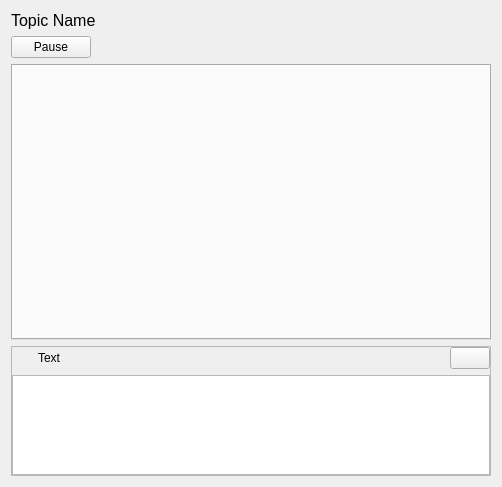
<?xml version="1.0" encoding="UTF-8"?>
<ui version="4.0">
 <class>VisualisationWidget</class>
 <widget class="QWidget" name="VisualisationWidget">
  <property name="geometry">
   <rect>
    <x>0</x>
    <y>0</y>
    <width>502</width>
    <height>487</height>
   </rect>
  </property>
  <property name="windowTitle">
   <string>GroupWidget</string>
  </property>
  <layout class="QVBoxLayout" name="verticalLayout">
   <item>
    <widget class="QLabel" name="topic_name_label">
     <property name="minimumSize">
      <size>
       <width>50</width>
       <height>0</height>
      </size>
     </property>
     <property name="font">
      <font>
       <pointsize>12</pointsize>
      </font>
     </property>
     <property name="text">
      <string>Topic Name</string>
     </property>
     <property name="scaledContents">
      <bool>false</bool>
     </property>
    </widget>
   </item>
   <item>
    <layout class="QHBoxLayout" name="button_layout">
     <item>
      <widget class="QPushButton" name="pause_button">
       <property name="minimumSize">
        <size>
         <width>10</width>
         <height>0</height>
        </size>
       </property>
       <property name="text">
        <string>Pause</string>
       </property>
       <property name="icon">
        <iconset resource="../../../../../iconset/ecalicons.qrc">
         <normaloff>:/ecalicons/PAUSE</normaloff>
         <normalon>:/ecalicons/START</normalon>:/ecalicons/PAUSE</iconset>
       </property>
       <property name="checkable">
        <bool>true</bool>
       </property>
      </widget>
     </item>
     <item>
      <spacer name="button_spacer">
       <property name="orientation">
        <enum>Qt::Horizontal</enum>
       </property>
       <property name="sizeHint" stdset="0">
        <size>
         <width>0</width>
         <height>0</height>
        </size>
       </property>
      </spacer>
     </item>
    </layout>
   </item>
   <item>
    <layout class="QHBoxLayout" name="content_layout">
     <item>
      <widget class="QTabWidget" name="tab_widget"/>
     </item>
    </layout>
   </item>
   <item>
    <widget class="QFrame" name="frame">
     <property name="frameShape">
      <enum>QFrame::StyledPanel</enum>
     </property>
     <property name="frameShadow">
      <enum>QFrame::Raised</enum>
     </property>
     <layout class="QVBoxLayout" name="verticalLayout_2">
      <property name="leftMargin">
       <number>0</number>
      </property>
      <property name="topMargin">
       <number>0</number>
      </property>
      <property name="rightMargin">
       <number>0</number>
      </property>
      <property name="bottomMargin">
       <number>0</number>
      </property>
      <item>
       <layout class="QHBoxLayout" name="horizontalLayout">
        <item>
         <widget class="QLabel" name="warning_label">
          <property name="text">
           <string/>
          </property>
         </widget>
        </item>
        <item>
         <widget class="QLabel" name="nr_of_publisers_label">
          <property name="text">
           <string/>
          </property>
         </widget>
        </item>
        <item>
         <widget class="QLabel" name="label_publishers">
          <property name="text">
           <string>Text</string>
          </property>
         </widget>
        </item>
        <item>
         <spacer name="horizontalSpacer">
          <property name="orientation">
           <enum>Qt::Horizontal</enum>
          </property>
          <property name="sizeHint" stdset="0">
           <size>
            <width>40</width>
            <height>20</height>
           </size>
          </property>
         </spacer>
        </item>
        <item>
         <widget class="QPushButton" name="show_hide_textEditpushButton">
          <property name="text">
           <string/>
          </property>
          <property name="icon">
           <iconset resource="../../../../../iconset/ecalicons.qrc">
            <normaloff>:/ecalicons/HIDE</normaloff>:/ecalicons/HIDE</iconset>
          </property>
          <property name="checkable">
           <bool>true</bool>
          </property>
         </widget>
        </item>
       </layout>
      </item>
      <item>
       <widget class="QTextEdit" name="textEdit">
        <property name="sizePolicy">
         <sizepolicy hsizetype="Expanding" vsizetype="Fixed">
          <horstretch>0</horstretch>
          <verstretch>0</verstretch>
         </sizepolicy>
        </property>
        <property name="maximumSize">
         <size>
          <width>16777215</width>
          <height>100</height>
         </size>
        </property>
        <property name="readOnly">
         <bool>true</bool>
        </property>
       </widget>
      </item>
     </layout>
    </widget>
   </item>
  </layout>
 </widget>
 <resources>
  <include location="../../../../../iconset/ecalicons.qrc"/>
 </resources>
 <connections/>
</ui>
